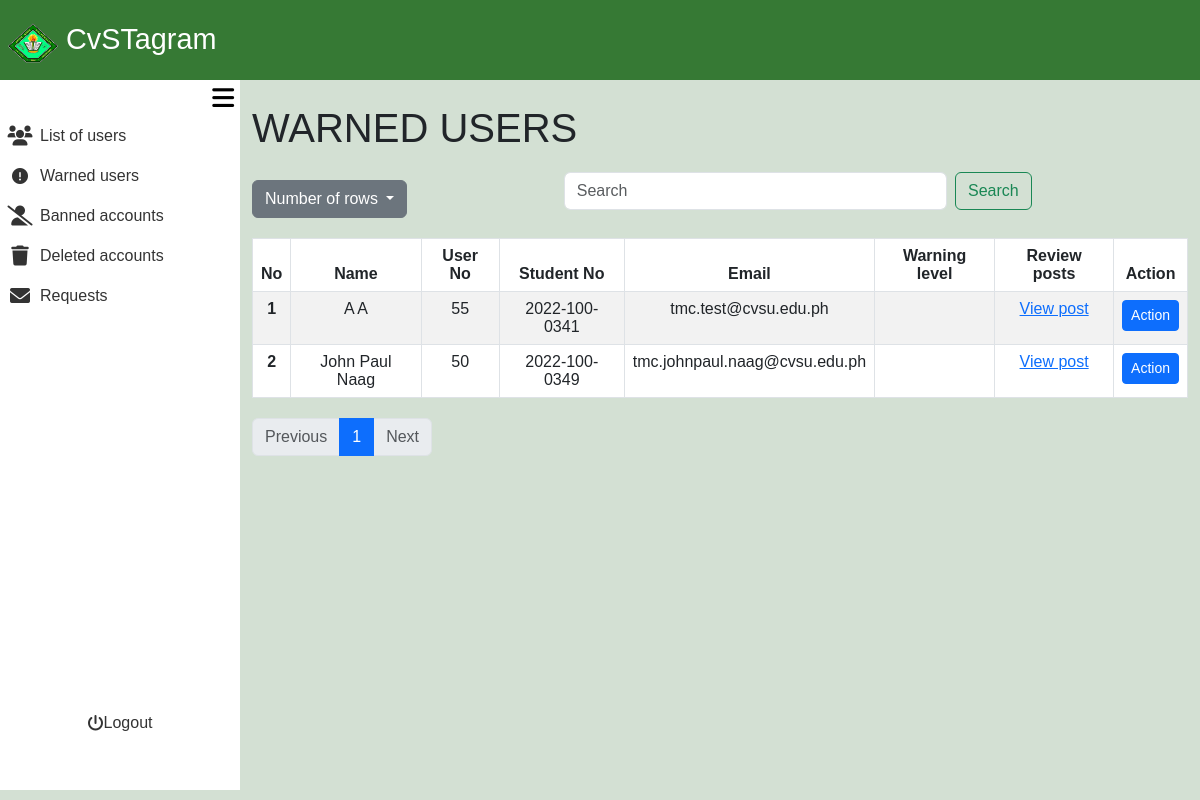
The app's page /admin_area/warned_user.php (signed in), older data.
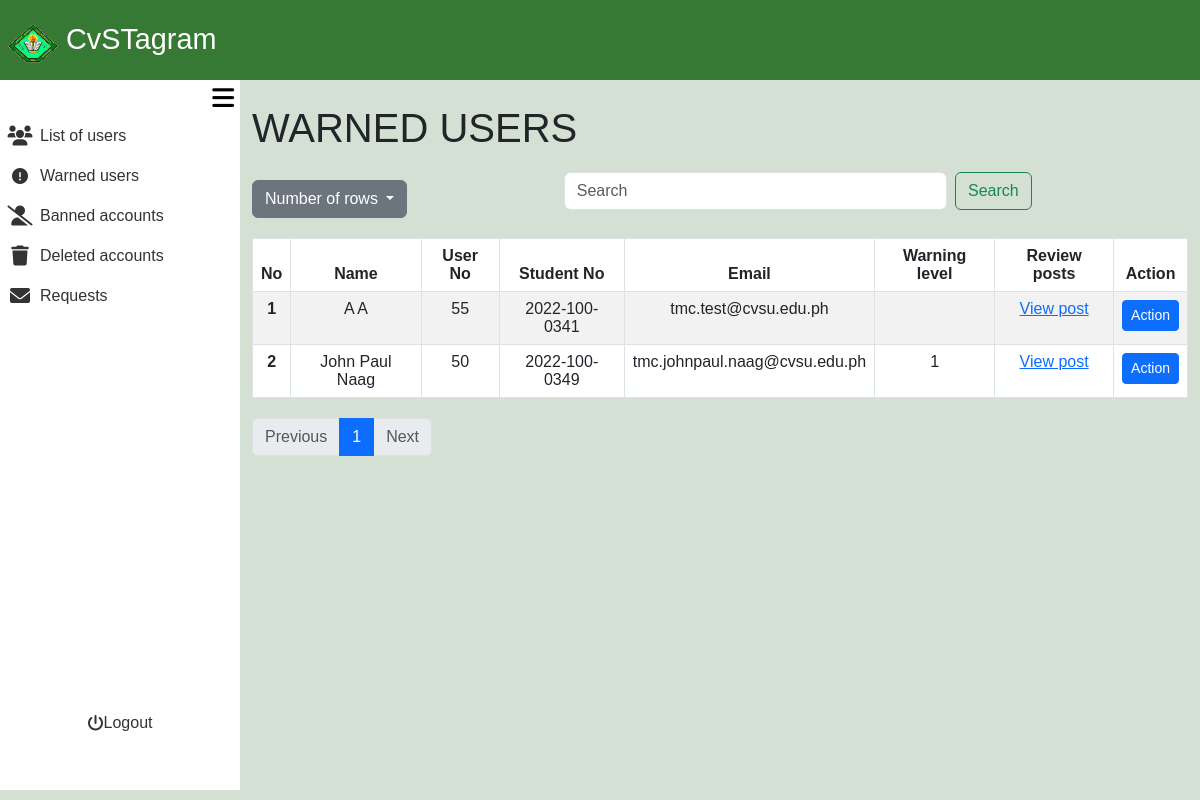
The same page, newer data.
### tables this page shows
CREATE TABLE `user_registration` (
  `user_no` int(11) NOT NULL,
  `user_ip` varchar(255) NOT NULL,
  `user_ID` varchar(255) NOT NULL,
  `email` varchar(255) NOT NULL,
  `student_no` varchar(13) NOT NULL,
  `fname` varchar(255) NOT NULL,
  `lname` varchar(255) NOT NULL,
  `bday` date NOT NULL,
  `gender` varchar(20) NOT NULL,
  `coverphoto` varchar(250) NOT NULL,
  `profilepicture` varchar(250) NOT NULL,
  `created_at` timestamp NOT NULL DEFAULT current_timestamp(),
  `updated_at` timestamp NOT NULL DEFAULT current_timestamp() ON UPDATE current_timestamp(),
  `user_password` varchar(255) NOT NULL
);

### admin_area/warned_user.php (the view, shortened to what the changed rows need)
<?php
require_once '../include/connect.php';
require_once '../include/bootsrap.php';
?>
<!DOCTYPE html>
<html lang="en">
<head>
    <link rel="stylesheet" href="admin_dashbaord.css?v=<?php echo time(); ?>">
</head>
<body>
<div class="container-fluid screen">
    <div class="container-fluid contbody">
        <div class="container-fluid content">
<?php
$search = isset($_GET['search']) ? trim($_GET['search']) : '';
$sort_column = isset($_GET['sort']) ? $_GET['sort'] : 'lname';
$sort_direction = isset($_GET['direction']) && $_GET['direction'] == 'desc' ? 'desc' : 'asc';
$rows_per_page = isset($_GET['rows']) ? intval($_GET['rows']) : 10;
$page = isset($_GET['page']) ? intval($_GET['page']) : 1;
$offset = ($page - 1) * $rows_per_page;
$searchFilter = !empty($search) ? " AND (ur.fname LIKE '%$search%' OR ur.lname LIKE '%$search%' OR ur.email LIKE '%$search%' OR ur.student_no LIKE '%$search%' OR ur.user_no LIKE '%$search%')" : "";
$usersQuery = "SELECT ur.fname, ur.lname, ur.user_no, ur.student_no, ur.created_at, ur.email, uw.warning_level, ub.ban_level, IFNULL(COUNT(pr.report_id), 0) AS report_count
               FROM user_registration ur
               LEFT JOIN post_reports pr ON ur.user_no = pr.user_no
               LEFT JOIN user_warnings uw ON ur.user_no = uw.user_no
               LEFT JOIN user_bans ub ON ur.user_no = ub.user_no
               WHERE 1=1 $searchFilter
               GROUP BY ur.user_no
               ORDER BY $sort_column $sort_direction
               LIMIT $rows_per_page OFFSET $offset";
$usersResult = $con->query($usersQuery);
?>
    <div class="container mt-4 ">
        <h1>WARNED USERS</h1>
        <table class="table table-bordered table-striped">
            <thead>
                <tr>
                    <th scope="col">No</th>
                    <th scope="col" class="sortable <?php echo ($sort_column == 'fname') ? ($sort_direction == 'asc' ? 'asc' : 'desc') : ''; ?>" onclick="sortTable('fname')">Name</th>
                    <th scope="col" class="sortable <?php echo ($sort_column == 'user_no') ? ($sort_direction == 'asc' ? 'asc' : 'desc') : ''; ?>" onclick="sortTable('user_no')">User No</th>
                    <th scope="col" class="sortable <?php echo ($sort_column == 'student_no') ? ($sort_direction == 'asc' ? 'asc' : 'desc') : ''; ?>" onclick="sortTable('student_no')">Student No<i class="fa-solid fa-sort-up"></i><i class="fa-solid fa-sort-down"></i></th>
                    <th scope="col" class="sortable <?php echo ($sort_column == 'email') ? ($sort_direction == 'asc' ? 'asc' : 'desc') : ''; ?>" onclick="sortTable('email')">Email</th>
                    <th scope="col" class="sortable <?php echo ($sort_column == 'warning_level') ? ($sort_direction == 'asc' ? 'asc' : 'desc') : ''; ?>" onclick="sortTable('warning_level')">Warning level<i class="fa-solid fa-sort-up"></i><i class="fa-solid fa-sort-down"></i></th>
                    <th scope="col">Review posts</th>
                    <th scope="col">Action</th>
                </tr>
            </thead>
            <tbody>
                <?php
                $line_number = $offset + 1;
                while ($user = $usersResult->fetch_assoc()): ?>
                    <tr>
                        <th scope="row"><?php echo htmlspecialchars($line_number++); ?></th>
                        <td><?php echo htmlspecialchars($user['fname'] . ' ' . $user['lname']); ?></td>
                        <td><?php echo htmlspecialchars($user['user_no']); ?></td>
                        <td><?php echo htmlspecialchars($user['student_no']); ?></td>
                        <td><?php echo htmlspecialchars($user['email']); ?></td>
                        <td><?php echo htmlspecialchars($user['warning_level']); ?></td>
                        <td>
                        <?php if ($user['report_count'] > 0): ?>
                            <a class="Review_posts text-primary" href="../admin_area/review_post.php?user_no=<?php echo htmlspecialchars($user['user_no']); ?>">View post</a>
                            <?php else: ?>
                            <?php endif; ?>
                        </td>
                        <td>
                            <?php if ($user['report_count'] > 0): ?>
                                <a href="admin_action.php?user_no=<?php echo htmlspecialchars($user['user_no']); ?>" class="btn btn-primary btn-sm">Action</a>
                            <?php else: ?>
                            <?php endif; ?>
                        </td>
                    </tr>
                <?php endwhile; ?>
            </tbody>
        </table>
    </div>
        </div>
    </div>
</div>
</body>
</html>

Row changes from the older to the newer data that the page shows:
changed user_registration "John Paul Naag": warning_level (not shown) → "1"
